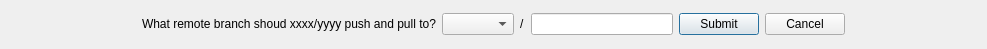
<?xml version="1.0" encoding="UTF-8"?>
<ui version="4.0">
 <class>GetRemoteTrackingBranchWidget</class>
 <widget class="QDialog" name="GetRemoteTrackingBranchWidget">
  <property name="geometry">
   <rect>
    <x>0</x>
    <y>0</y>
    <width>987</width>
    <height>49</height>
   </rect>
  </property>
  <property name="windowTitle">
   <string>Dialog</string>
  </property>
  <layout class="QVBoxLayout" name="verticalLayout">
   <property name="leftMargin">
    <number>0</number>
   </property>
   <property name="topMargin">
    <number>0</number>
   </property>
   <property name="rightMargin">
    <number>0</number>
   </property>
   <property name="bottomMargin">
    <number>0</number>
   </property>
   <item>
    <layout class="QHBoxLayout" name="horizontalLayout_2">
     <item>
      <spacer name="horizontalSpacer">
       <property name="orientation">
        <enum>Qt::Orientation::Horizontal</enum>
       </property>
       <property name="sizeHint" stdset="0">
        <size>
         <width>40</width>
         <height>20</height>
        </size>
       </property>
      </spacer>
     </item>
     <item>
      <widget class="QLabel" name="textPrompt">
       <property name="text">
        <string>What remote branch shoud xxxx/yyyy push and pull to?</string>
       </property>
      </widget>
     </item>
     <item>
      <widget class="QComboBox" name="comboRemotes"/>
     </item>
     <item>
      <widget class="QLabel" name="label_2">
       <property name="text">
        <string>/</string>
       </property>
      </widget>
     </item>
     <item>
      <widget class="QLineEdit" name="textBranchName"/>
     </item>
     <item>
      <widget class="QPushButton" name="pushSubmit">
       <property name="text">
        <string>Submit</string>
       </property>
      </widget>
     </item>
     <item>
      <widget class="QPushButton" name="pushCancel">
       <property name="text">
        <string>Cancel</string>
       </property>
      </widget>
     </item>
     <item>
      <spacer name="horizontalSpacer_2">
       <property name="orientation">
        <enum>Qt::Orientation::Horizontal</enum>
       </property>
       <property name="sizeHint" stdset="0">
        <size>
         <width>40</width>
         <height>20</height>
        </size>
       </property>
      </spacer>
     </item>
    </layout>
   </item>
  </layout>
 </widget>
 <resources/>
 <connections/>
</ui>
